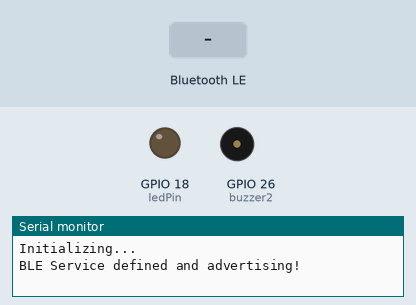
This program was run on a simulated ESP32. On the bench: output pins drawn as LEDs (lit = HIGH), buzzer (waves = sounding), the last lines printed to the serial monitor. Dashed ring = blinking. The inputs (shaded band) are chosen by the test bench. Nothing arrives over Bluetooth unless stated; a phone connects over Bluetooth LE 3 s after start.

Above: at 1.2 s.
1.3 s: Bluetooth LE write "1" received
At 2.0 s:
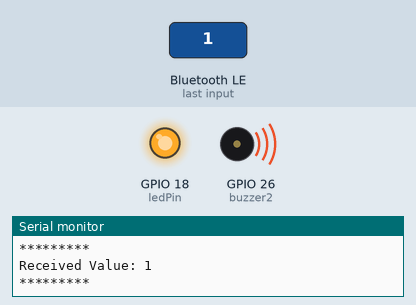
4.3 s: Bluetooth LE write "0" received
At 6.2 s:
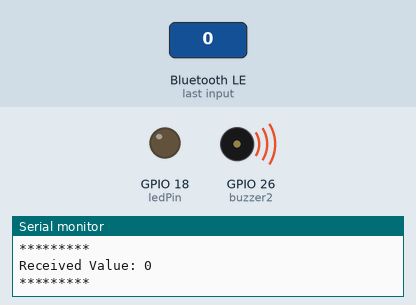
6.7 s: Bluetooth LE write "2" received
At 7.3 s:
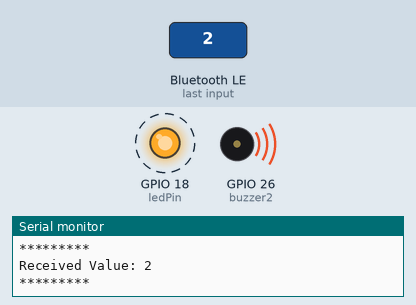
Timing chart, 0 to 15.7 s (numbered marks = the images above; inputs shaded):
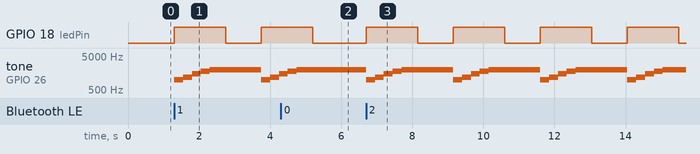

Measured:
- after the input at 1.3 s, GPIO 18 (ledPin): LOW → HIGH at once, → LOW 1.5 s later, → HIGH 1.0 s later; tone on GPIO 26 (buzzer2): plays 1000 Hz for 0.25 s, 1200 Hz for 0.25 s, 1500 Hz for 0.25 s, 1800 Hz for 0.25 s, 2000 Hz for 1.5 s, 1000 Hz for 0.25 s … (8 notes in this stretch), starting at once
- after the input at 4.3 s, GPIO 18 (ledPin): goes on until 5.2 s, then stays LOW; tone on GPIO 26 (buzzer2): goes on until 4.8 s, then stays 2000 Hz
- after the input at 6.7 s, GPIO 18 (ledPin): alternates HIGH for 1.5 s and LOW for 1.0 s, starting at once; tone on GPIO 26 (buzzer2): 2000 Hz → 1000 Hz at once, then repeats every 2.5 s: 1200 Hz 0.25 s, 1500 Hz 0.25 s, 1800 Hz 0.25 s, 2000 Hz 1.5 s, 1000 Hz 0.25 s

The program:

main.cpp
```cpp
#include <Arduino.h>
#include <BLEDevice.h>
#include <BLEServer.h>
#include <BLEUtils.h>
#include <BLE2902.h>

#define DEVICE_NAME         "ESP32"
#define SERVICE_UUID        "7A0247E7-8E88-409B-A959-AB5092DDB03E"
#define CHARACTERISTIC_UUID "82258BAA-DF72-47E8-99BC-B73D7ECD08A5"

BLEServer *pServer;
BLECharacteristic *pCharacteristic;
bool deviceConnected = false;

int buzzer1 = 25;
int buzzer2 = 26;
int ledPin = 18;

bool shouldMakeAnnouncement = false;

void playTone(int frequency, int duration) {
  if (frequency > 0) {
    ledcWriteTone(0, frequency);
    ledcWrite(0, 255);
  } else {
    ledcWriteTone(0, 0);
  }
  delay(duration);
  ledcWriteTone(0, 0);
}

void playAnnounceTone() {
  int melody[] = { 1000, 1200, 1500, 1800, 2000 };
  int noteDurations[] = { 200, 200, 200, 200, 400 };

  for (int i = 0; i < 5; i++) {
    playTone(melody[i], noteDurations[i]);
    delay(50);
  }
}

void makeAnnouncement() {
  digitalWrite(ledPin, HIGH);
  playAnnounceTone();
  digitalWrite(ledPin, LOW);
  delay(1000);
}

class MyServerCallbacks : public BLEServerCallbacks {
  void onConnect(BLEServer *pServer) {
    deviceConnected = true;
    Serial.println("deviceConnected = true");
  };

  void onDisconnect(BLEServer *pServer) {
    deviceConnected = false;
    Serial.println("deviceConnected = false");
    pServer->startAdvertising();
    Serial.println("Advertising restarted");
  }
};

class MyCallbacks : public BLECharacteristicCallbacks {
  void onWrite(BLECharacteristic *pCharacteristic) {
    String rxValue = String(pCharacteristic->getValue().c_str());

    if (rxValue.length() > 0) {
      Serial.println("*********");
      Serial.print("Received Value: ");
      for (int i = 0; i < rxValue.length(); i++) {
        Serial.print(rxValue[i]);
      }
      Serial.println();
      Serial.println("*********");

      shouldMakeAnnouncement = !shouldMakeAnnouncement;
    }
  }
};

void setup() {
  Serial.begin(115200);
  Serial.println();
  Serial.println("Initializing...");
  Serial.flush();

  BLEDevice::init(DEVICE_NAME);
  pServer = BLEDevice::createServer();
  pServer->setCallbacks(new MyServerCallbacks());

  // Create the BLE Service
  BLEService *pService = pServer->createService(BLEUUID(SERVICE_UUID));

  // Create a BLE Characteristic
  pCharacteristic = pService->createCharacteristic(
    CHARACTERISTIC_UUID, BLECharacteristic::PROPERTY_WRITE
  );
  pCharacteristic->setCallbacks(new MyCallbacks());
  pCharacteristic->addDescriptor(new BLE2902());

  // Start the service
  pService->start();

  // Start advertising
  BLEAdvertising *pAdvertising = BLEDevice::getAdvertising();
  pAdvertising->addServiceUUID(SERVICE_UUID);
  pAdvertising->setScanResponse(true);
  pAdvertising->start();

  pinMode(ledPin, OUTPUT);
  ledcSetup(0, 2000, 8);
  ledcAttachPin(buzzer1, 0);
  ledcAttachPin(buzzer2, 0);

  Serial.println("BLE Service defined and advertising!");
}

void loop() {
  if (shouldMakeAnnouncement) {
    makeAnnouncement();
  }
}
```
